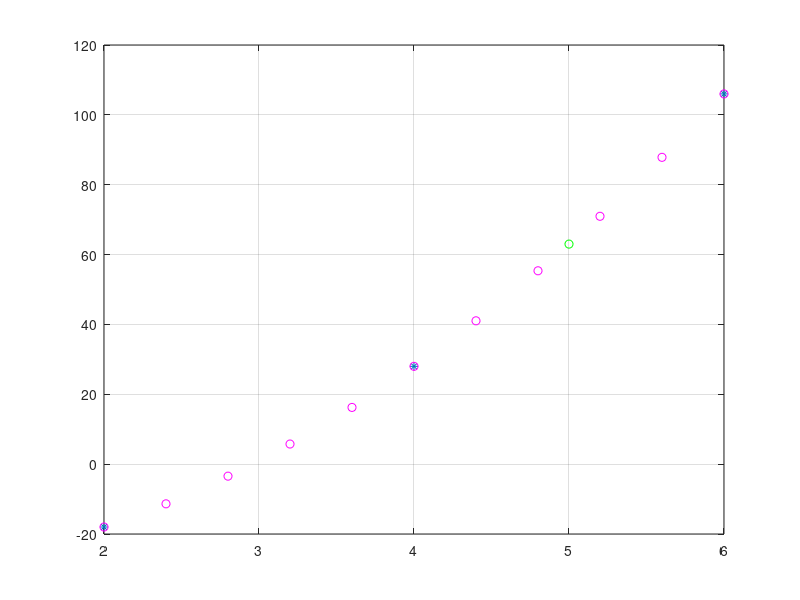

The MATLAB script that drew this image:
function exercicio_interp_dif_newton
  clear
  clc

  x = [2 4 6];
  y = [-18 28 106];
  n = length(x);

  % gráfico --------------
  h = (max(x) - min(x))/10; % divide pelo número de intervalos
  x1 = [min(x):h:max(x)];
  n1 = length(x1);
  % ----------------------

  a(:,1) = y;

  for j=2:n
    for i=j:n
      a(i,j) = (a(i,j-1) - a(i-1,j-1))/ (x(i) - x(i-j+1));
    endfor
  end
  a
  xx = 5;
  px = poli(x, n, a, xx)

  for i=1:n1
    p1(i) = poli(x,n,a,x1(i));
  endfor

  p1

  plot(x, y, '*')
  grid
  hold on
  plot(x1, p1, 'mo')
  hold on
  plot(xx, px, 'go')

end

function p = poli(x, n, a, xx)
  p=0;
  for i=1:n
    m=1;
    for j=1:i-1
      m = m*(xx-x(j));
    endfor
    p = p+a(i,i)*m;
  end
end
